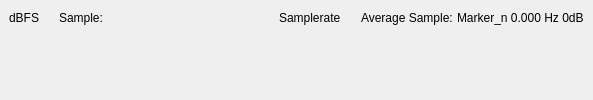
         <widget class="QWidget" name="widgetPlotContainer" native="true">
          <property name="sizePolicy">
           <sizepolicy hsizetype="Expanding" vsizetype="Expanding">
            <horstretch>0</horstretch>
            <verstretch>0</verstretch>
           </sizepolicy>
          </property>
          <property name="plot_container" stdset="0">
           <bool>true</bool>
          </property>
          <layout class="QGridLayout" name="gridLayout">
           <property name="leftMargin">
            <number>0</number>
           </property>
           <property name="topMargin">
            <number>0</number>
           </property>
           <property name="rightMargin">
            <number>0</number>
           </property>
           <property name="bottomMargin">
            <number>0</number>
           </property>
           <property name="horizontalSpacing">
            <number>0</number>
           </property>
           <property name="verticalSpacing">
            <number>10</number>
           </property>
           <item row="1" column="0">
            <layout class="QGridLayout" name="gridLayout_plot">
             <property name="verticalSpacing">
              <number>6</number>
             </property>
            </layout>
           </item>
           <item row="2" column="0">
            <widget class="adiscope::MarkerTable" name="markerTable" native="true">
             <property name="sizePolicy">
              <sizepolicy hsizetype="Preferred" vsizetype="Maximum">
               <horstretch>0</horstretch>
               <verstretch>0</verstretch>
              </sizepolicy>
             </property>
             <property name="maximumSize">
              <size>
               <width>16777215</width>
               <height>120</height>
              </size>
             </property>
            </widget>
           </item>
           <item row="3" column="0">
            <layout class="QHBoxLayout" name="hLayout_plotBottomBar">
             <property name="spacing">
              <number>0</number>
             </property>
            </layout>
           </item>
           <item row="4" column="0">
            <widget class="adiscope::InstrumentNotes" name="instrumentNotes" native="true"/>
           </item>
           <item row="0" column="0">
            <widget class="QWidget" name="topPlotWidget" native="true">
             <layout class="QHBoxLayout" name="hLayout_plotTopBar">
              <property name="spacing">
               <number>0</number>
              </property>
              <property name="bottomMargin">
               <number>0</number>
              </property>
              <item>
               <widget class="QLabel" name="lblMagUnit">
                <property name="text">
                 <string>dBFS</string>
                </property>
               </widget>
              </item>
              <item>
               <spacer name="horizontalSpacer_12">
                <property name="orientation">
                 <enum>Qt::Horizontal</enum>
                </property>
                <property name="sizeType">
                 <enum>QSizePolicy::Fixed</enum>
                </property>
                <property name="sizeHint" stdset="0">
                 <size>
                  <width>20</width>
                  <height>0</height>
                 </size>
                </property>
               </spacer>
              </item>
              <item>
               <widget class="QLabel" name="lbl_crtSampleNb">
                <property name="minimumSize">
                 <size>
                  <width>200</width>
                  <height>0</height>
                 </size>
                </property>
                <property name="maximumSize">
                 <size>
                  <width>200</width>
                  <height>16777215</height>
                 </size>
                </property>
                <property name="text">
                 <string>Sample:</string>
                </property>
               </widget>
              </item>
              <item>
               <spacer name="horizontalSpacer_17">
                <property name="orientation">
                 <enum>Qt::Horizontal</enum>
                </property>
                <property name="sizeType">
                 <enum>QSizePolicy::Preferred</enum>
                </property>
                <property name="sizeHint" stdset="0">
                 <size>
                  <width>20</width>
                  <height>0</height>
                 </size>
                </property>
               </spacer>
              </item>
              <item>
               <widget class="QLabel" name="lbl_sampleRate">
                <property name="text">
                 <string>Samplerate</string>
                </property>
               </widget>
              </item>
              <item>
               <spacer name="horizontalSpacer_14">
                <property name="orientation">
                 <enum>Qt::Horizontal</enum>
                </property>
                <property name="sizeType">
                 <enum>QSizePolicy::Expanding</enum>
                </property>
                <property name="sizeHint" stdset="0">
                 <size>
                  <width>20</width>
                  <height>0</height>
                 </size>
                </property>
               </spacer>
              </item>
              <item>
               <widget class="QLabel" name="lbl_crtAvgSample">
                <property name="text">
                 <string>Average Sample: </string>
                </property>
               </widget>
              </item>
              <item>
               <spacer name="horizontalSpacer_13">
                <property name="orientation">
                 <enum>Qt::Horizontal</enum>
                </property>
                <property name="sizeHint" stdset="0">
                 <size>
                  <width>0</width>
                  <height>10</height>
                 </size>
                </property>
               </spacer>
              </item>
              <item>
               <widget class="QLabel" name="lbl_crtMarkerReading">
                <property name="text">
                 <string>Marker_n 0.000 Hz 0dB</string>
                </property>
               </widget>
              </item>
             </layout>
            </widget>
           </item>
          </layout>
         </widget>
